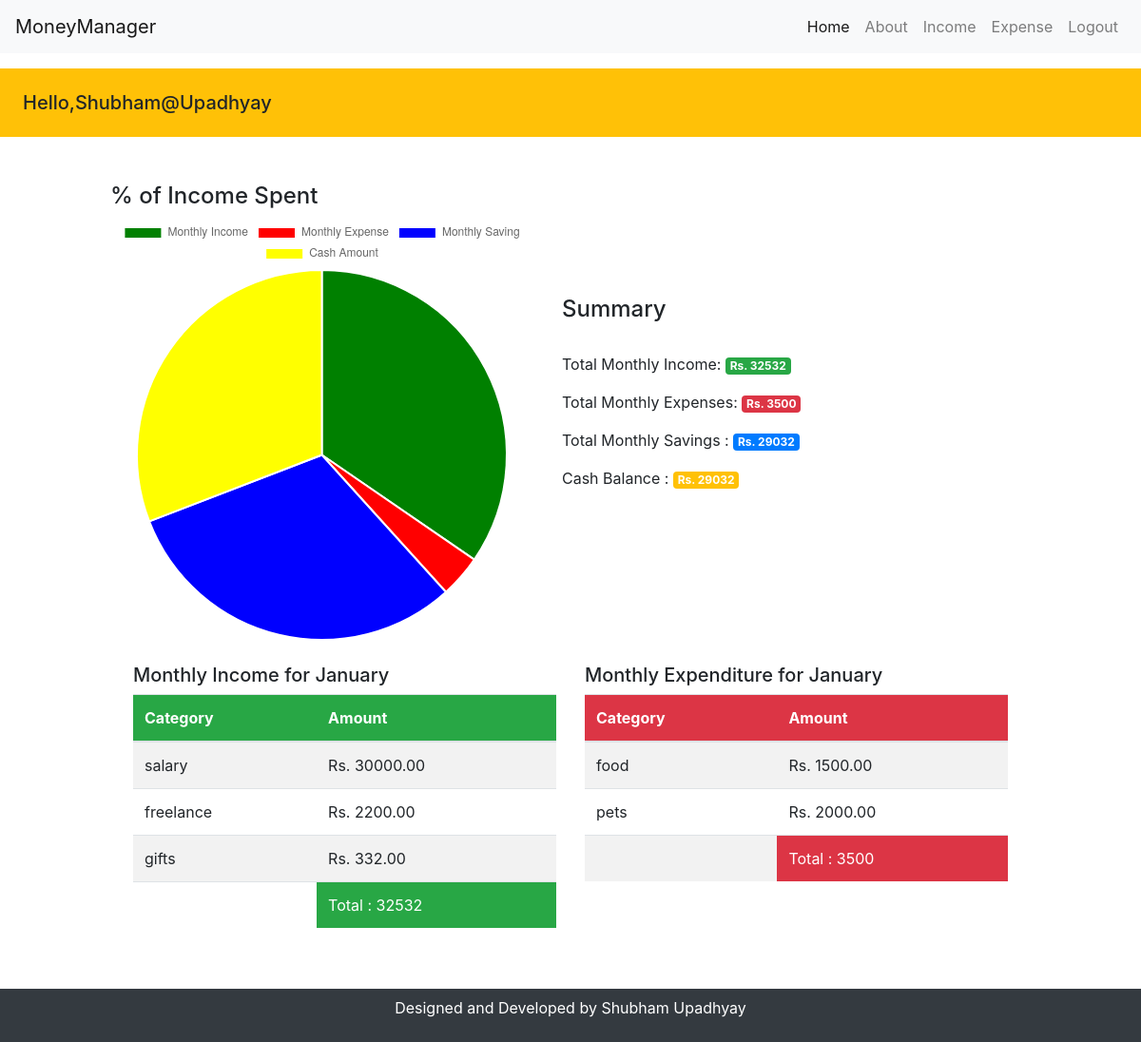
/summary/ (signed in), run on the app's committed database.
### income_details/models.py (models this page shows)
class Income(models.Model):
  Income_Categories=[
    ('salary','Salary/Wages'),
    ('freelance','Freelance/Consulting'),
    ('business','Business Income'),
    ('investment','Investment Returns'),
    ('gifts','Gifts/Donations'),
    ('side_hustles','Side Hustles'),
    ('rental','Rental Income'),
    ('interest','Interest and Dividends'),
    ('bonus','Bonus/Commisions'),
    ('other','Other'),
  ]
  user_info=models.ForeignKey(UserDetails,on_delete=models.CASCADE)
  income_Category=models.CharField(max_length=20,choices=Income_Categories)
  income_Description=models.TextField(blank=True)
  income_Amount=models.DecimalField(max_digits=10,decimal_places=2)
  income_Date=models.DateField()

class Expense(models.Model):
  Expense_Categories=[
    ('housing','Housing'),
    ('childcare','Childcare'),
    ('transport','Transportation'),
    ('utlity','Utilities'),
    ('food','Food/Supplies'),
    ('pets','Pets'),
    ('savings','Savings'),
    ('entertainment','Entertainment'),
    ('healthcare','Healthcare'),
    ('insurance','Insurance'),
    ('personal','Personal Care'),
    ('debt','Debt'),
    ('gifts','Gifts'),
    ('donations','Donantions'),
    ('clothing','Clothing'),
    ('other','Other'),
  ]
  user_info=models.ForeignKey(UserDetails,on_delete=models.CASCADE)
  expense_Category=models.CharField(max_length=20,choices=Expense_Categories)
  expense_Description=models.TextField(blank=True)
  expense_Amount=models.DecimalField(max_digits=10,decimal_places=2)
  expense_Date=models.DateField()

### income_details/views.py (the view)
# urls.py: path('summary/',views.summary,name='summary'),
def summary(request):
  today=datetime.today()
  current_month=today.month
  current_year=today.year
  income_details=Income.objects.filter(income_Date__month=current_month,income_Date__year=current_year,user_info__user=request.user)
  expense_details=Expense.objects.filter(expense_Date__month=current_month,expense_Date__year=current_year,user_info__user=request.user)
  monthly_income=Income.objects.filter(income_Date__month=current_month,income_Date__year=current_year,user_info__user=request.user).aggregate(Sum('income_Amount'))['income_Amount__sum'] or 0
  monthly_expense=Expense.objects.filter(expense_Date__month=current_month,expense_Date__year=current_year,user_info__user=request.user).aggregate(Sum('expense_Amount'))['expense_Amount__sum'] or 0
  monthly_saving=monthly_income-monthly_expense
  total_income=Income.objects.filter(user_info__user=request.user).aggregate(Sum('income_Amount'))['income_Amount__sum'] or 0
  total_expense=Expense.objects.filter(user_info__user=request.user).aggregate(Sum('expense_Amount'))['expense_Amount__sum'] or 0
  cash_amount=total_income-total_expense
  return render(request,'income_details/summary.html',{'income_details':income_details,'expense_details':expense_details,'monthly_income':monthly_income,'monthly_expense':monthly_expense,'monthly_saving':monthly_saving,'cash_amount':cash_amount,'current_month':today})

### templates/income_details/summary.html (shortened to what this page needs)
{% extends 'main/base.html' %} {% block content %}
{% include 'main/header.html' %}
<h5 class="mt-3 p-4 bg-warning">Hello,{{request.user.username}}</h5>
<div class="container my-5">
  <div class="row justify-content-center">
    <div class="col-md-5">
      <h4>% of Income Spent</h4>
      <canvas id="summaryChart" width="50" height="50"></canvas>
    </div>
    <div class="col-md-5 mr-5 mt-5 mt-sm-0 d-flex flex-column justify-content-center">
      <h4>Summary</h4>
      <div class="summary-details my-4">
      <p>Total Monthly Income: <span class="badge bg-success text-white">Rs. {{monthly_income}}</span></p>
      <p>Total Monthly Expenses: <span class="badge bg-danger text-white">Rs. {{monthly_expense}}</span></p>
      <p>Total Monthly Savings : <span class="badge bg-primary text-white">Rs. {{monthly_saving}}</span></p>
      <p>Cash Balance : <span class="badge bg-warning text-white">Rs. {{cash_amount}}</span></p>
    </div>
    </div>
  </div>
  <div class="row justify-content-center mt-4">
    <div class="col-md-5">
      <h5>Monthly Income for {{current_month|date:"F"}}</h5>
      <table class="table table-striped">
        <thead class="bg-success text-white">
        <th>Category</th>
        <th>Amount</th>
      </thead>
      {% for i in income_details %}
      <tr>
        <td>{{i.income_Category}}</td>
        <td>Rs. {{i.income_Amount}}</td>
      </tr>
      {% endfor %}
      <tr>
        <td></td>
        <td class=" text-white bg-success">Total : {{monthly_income}}</td>
      </tr>
      </table>
    </div>
    <div class="col-md-5">
      <h5>Monthly Expenditure for {{current_month|date:"F"}}</h5>
      <table class="table table-striped">
        <thead class="bg-danger text-white">
        <th>Category</th>
        <th>Amount</th>
      </thead>
      {% for e in expense_details %}
      <tr>
        <td>{{e.expense_Category}}</td>
        <td>Rs. {{e.expense_Amount}}</td>
      </tr>
      {% endfor %}
      <tr>
        <td></td>
        <td class=" text-white bg-danger">Total : {{monthly_expense}}</td>
      </tr>
      </table>
    </div>
  </div>
</div>
{% include 'main/footer.html' %}
<script>
  document.addEventListener('DOMContentLoaded',function(){
    var ctx=document.getElementById('summaryChart').getContext('2d');
    var monthly_income="{{monthly_income}}";
    var monthly_expense="{{monthly_expense}}";
    var monthly_saving="{{monthly_saving}}";
    var cash_amount="{{cash_amount}}";
    var summaryChart=new Chart(ctx, {
      type: 'pie',
      data: {
        labels: ['Monthly Income','Monthly Expense','Monthly Saving','Cash Amount'],
        datasets:[{
          data: [monthly_income,monthly_expense,monthly_saving,cash_amount],
          backgroundColor:['green','red','blue','yellow'],
        }],
      },
      options:{responsive: true}
    })
  })
</script>
{% endblock %}

### static/css/style.css (style rules this page uses)
body { background-color: red; }

### data on the page
Income: income_Category "salary", income_Amount "30000.00"
Income: income_Category "freelance", income_Amount "2200.00"
Income: income_Category "gifts", income_Amount "332.00"
Expense: expense_Category "food", expense_Amount "1500.00"
Expense: expense_Category "pets", expense_Amount "2000.00"

### other printed values
{{ request.user.username }} "Shubham@Upadhyay"
{{ monthly_income }} "32532"
{{ monthly_expense }} "3500"
{{ monthly_saving }} "29032"
{{ cash_amount }} "29032"
chart data {{ monthly_income }} 32532
chart data {{ monthly_expense }} 3500
chart data {{ monthly_saving }} 29032
chart data {{ cash_amount }} 29032
